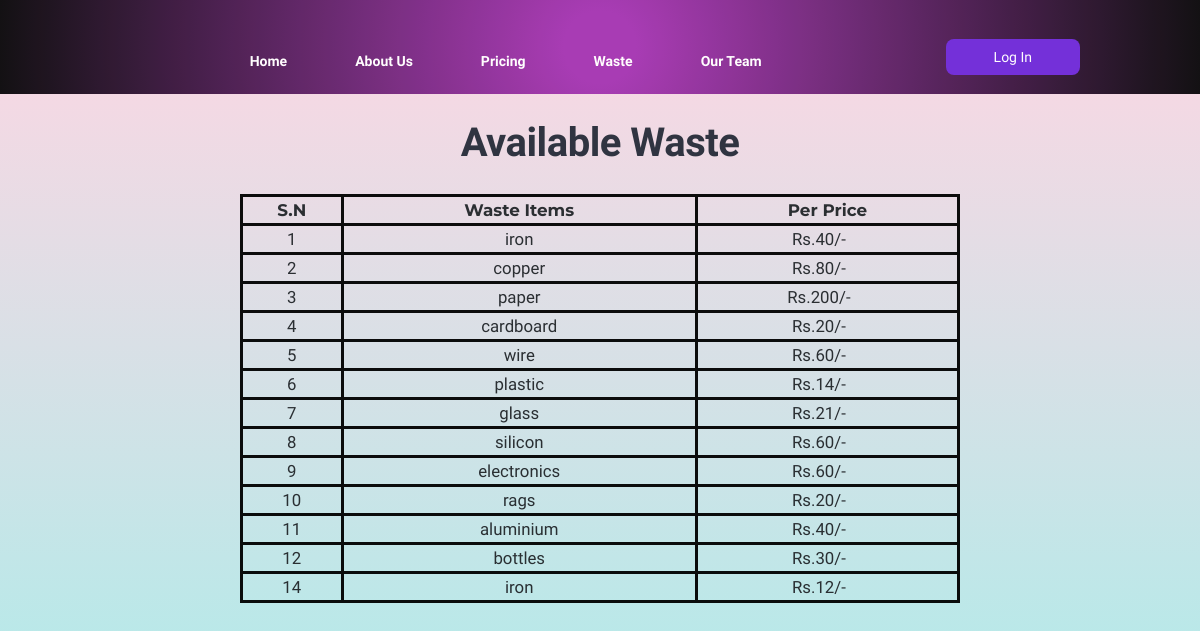
Before: /foodlist/ with the older database file.
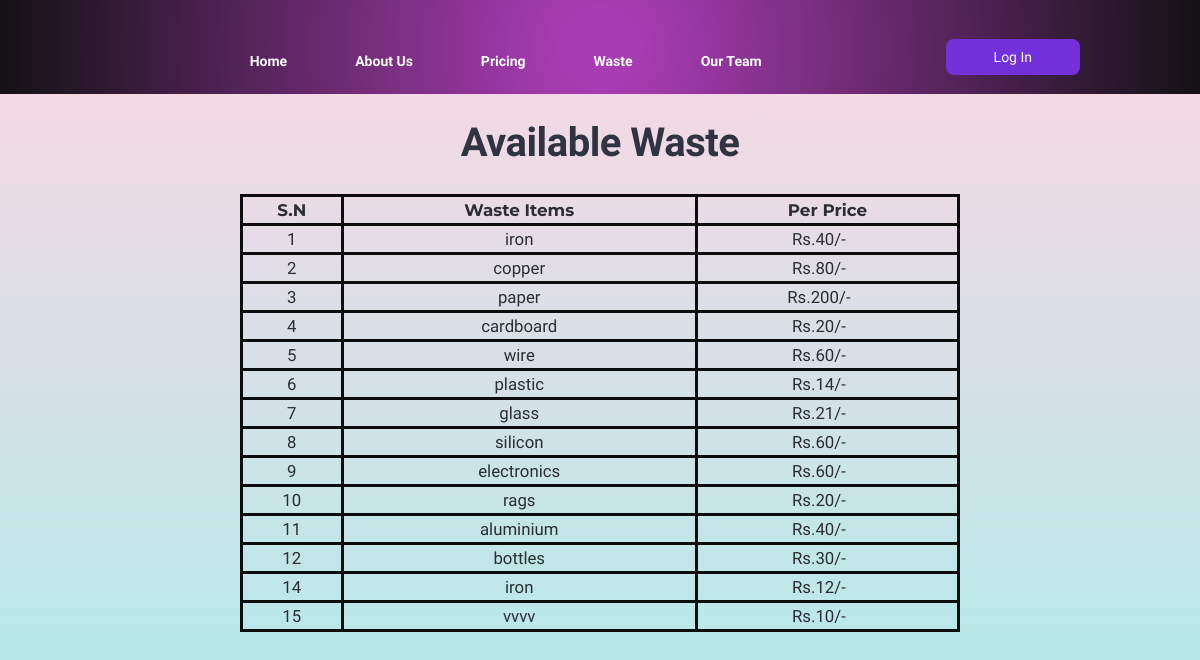
After: the same page with the newer database file.
### rms_app/models.py (models this page shows, shortened)
class Food(models.Model):
    food_item = models.CharField(max_length=100)
    per_price = models.PositiveIntegerField()
    food_img = models.ImageField(default="default_food.jpg", upload_to="food_pics")

### rms_app/views.py (the view)
# urls.py: path("foodlist/", FoodListView.as_view(), name="rms-foodlist"),
class FoodListView(ListView):
    model = Food
    template_name = "rms_app/foodlist.html"
    context_object_name = "food_obj"

### rms_app/templates/rms_app/foodlist.html (shortened to what this page needs)
{% extends "rms_app/base.html" %}
{% block content %}
{% load static %}
<div class='foodtable'>
  <section id="food-section">
    {% if food_obj %}
    <h1 class="avail" style="text-align:center;margin-top: 2%;">Available Waste</h1>
    <br>
    <div class="table">
      <table style="font-size:1.05rem ; border: solid black 3px;margin-left: 20%;width:60%;border-radius: 10px;" >
        <tr style="font-family: Montserrat; border: solid black 3px;">
          <th style="border: solid black 3px;text-align: center;">S.N</th>
          <th style="border: solid black 3px;text-align: center;">Waste Items</th>
          <th style="border: solid black 3px;text-align: center;">Per Price </th>
        </tr>
        {% for food_item in food_obj  %}
        <tr style="border: solid black 3px;">
          <td style="border: solid black 3px; text-align: center;">{{ food_item.id}}</td>
          <td style="border: solid black 3px; text-align: center;">{{ food_item.food_item}}</td>
          <td style="border: solid black 3px; text-align: center;">Rs.{{ food_item.per_price}}/-&emsp;
          </td>
        </tr>
        {% endfor %}
      </table>
    </div>
    {% endif %}
  </section>
</div>
{% endblock content %}

Changed rows visible on the page:
added Food: id "15", food_item "vvvv", per_price "10"
